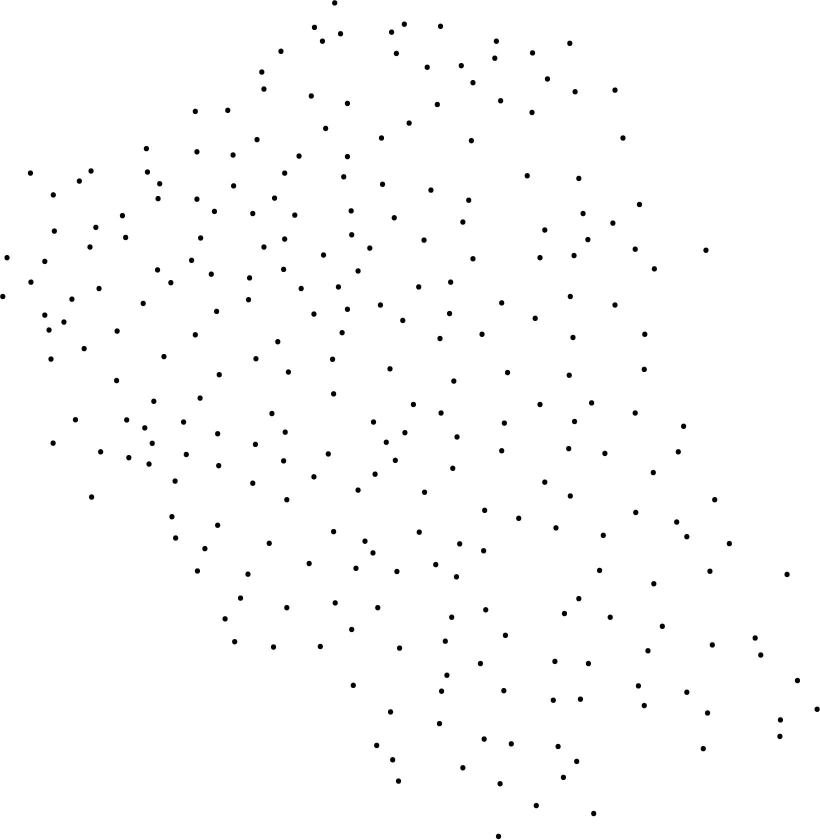
%> input picture distribution/sol03405_b.jpg, 1640 x 1679 px (shown at 1/2 size)
$ octave --eval "result = main;"   (GNU Octave 9; MATLAB toolbox functions it lacks are replaced by stand-ins)
%> lines starting %> are read from the running program, lines starting %| are printed output that depends on the picture; in (x1, y1, x2, y2) boxes, pixels count from 0 and x2, y2 are one past the last pixel; in counts of white or black regions, pixels touching at a corner belong together; the program's own positions count from 1
function [results]=main

%Computation of Figure 2 and Extended data Tables 3 and 4 for
%Zheng Zhu, Quan-Xing Liu, Bernard Hallet, András A. Sipos and Gábor
%Domokos:
%
%Note that sol03405_b.jpg is needed for the analysis
%
%11/16/2022
%Andras A. Sipos
%
%Implemented in Matlab R2021a
%- uses Image Processing Toolbox
%- uses Statistics and Machine Learning Toolbox
%-

close all
figure('units','normalized','outerposition',[0 0 1 1])
set(gcf,'Color','w');
figure(1)
sp(1)=subplot(2,2,1)

%reading data and identifying the centroids of pebble shapes
I = imread('sol03405_b.jpg');
%> I is the input picture: size 1679x1640x3 uint8; min 0, max 255, mean 252.7
J = im2bw(I);
%> J: size 1679x1640 logical; 99.1% white; 273 black regions, largest, box (x1, y1, x2, y2) and area: (676, 62, 686, 73) 92, (920, 1530, 931, 1541) 92, (803, 43, 814, 54) 91
K = imcomplement(J);
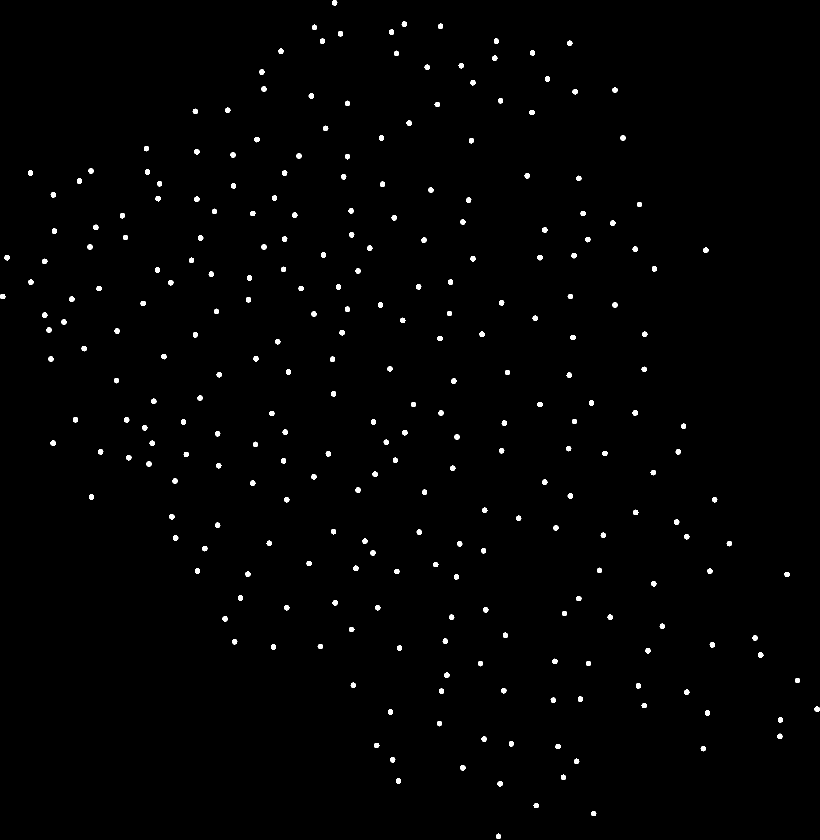
%> K: size 1679x1640 logical (shown at 1/2 size); 0.88% white; 273 white regions, largest, box (x1, y1, x2, y2) and area: (676, 62, 686, 73) 92, (920, 1530, 931, 1541) 92, (803, 43, 814, 54) 91
[label n]=bwlabel(K,8);
%> label: size 1679x1640 double; 274 distinct labels, from 0 to 273
%> n = 273
rp=regionprops('table',label,'Centroid');
%> rp = 273 regions; first 5, Centroid: [6.1 593.6], [14.6 515.8], [61.4 346.5], [62.4 564.8], [90.1 523.3]
centers = rp.Centroid;
%> centers = 273 rows, first 12: [6.06 593.6; 14.57 515.8; 61.45 346.5; 62.41 564.8; 90.07 523.3; 90.1 630.8; 98.55 660.5; 102.4 718.6; 107.2 390.3; 106.7 886.8; 109.3 462.8; 128.4 644.6]
imshow(I)
hold on
scatter(centers(:,1),centers(:,2),'r')
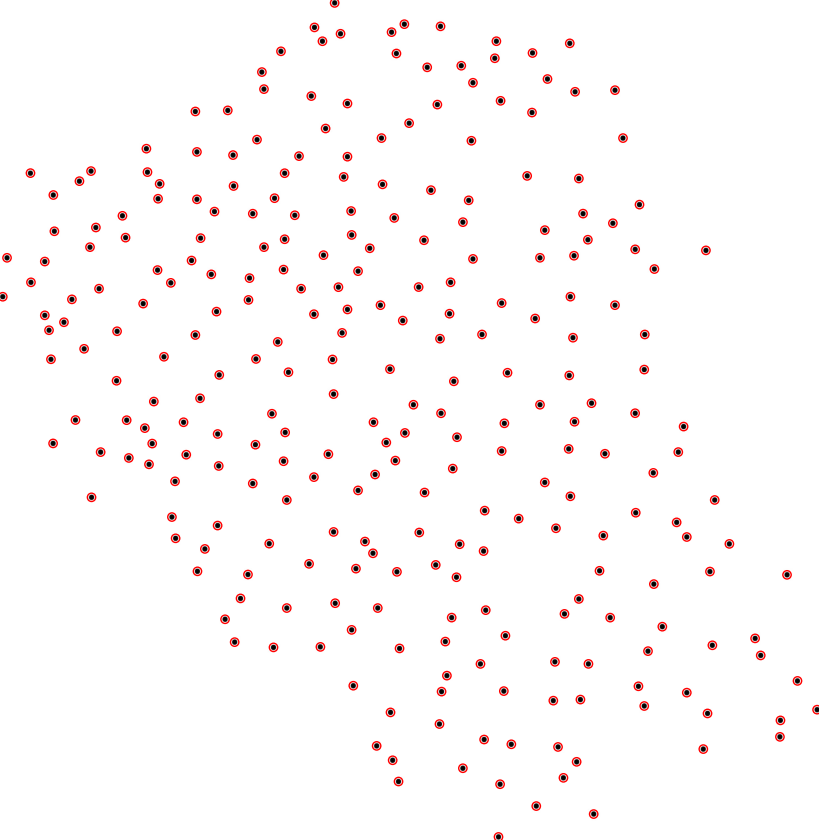
%> figure redrawn from the program's plot data; shown at 1/2 size

%Delaunay Triangulation of the measured data
%> (the run ends here)
